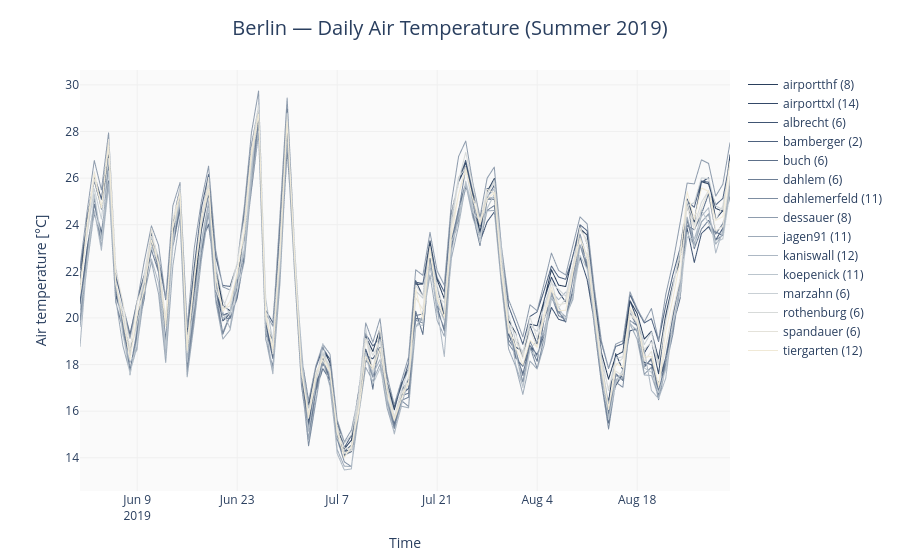

Notebook cell for this chart:
### Markdown cell above
## 3 — Time series  `lcz_ts`

Plots LCZ-stratified time series. Each station line is coloured by its assigned
LCZ class.  
We filter to **summer 2019** (June–August) and average to **daily** resolution
so the chart stays readable.

### Code cell
# Basic line — all stations, summer 2019, daily averages
fig_ts = lcz_ts(
    map_path, df,
    var="airT", station_id="station",
    time_freq="day",
    plot_type="basic_line",
    palette="VanGogh2",
    year=2019, month=[6, 7, 8],
    title="Berlin — Daily Air Temperature (Summer 2019)",
    lang="en",
)
fig_ts.show()
